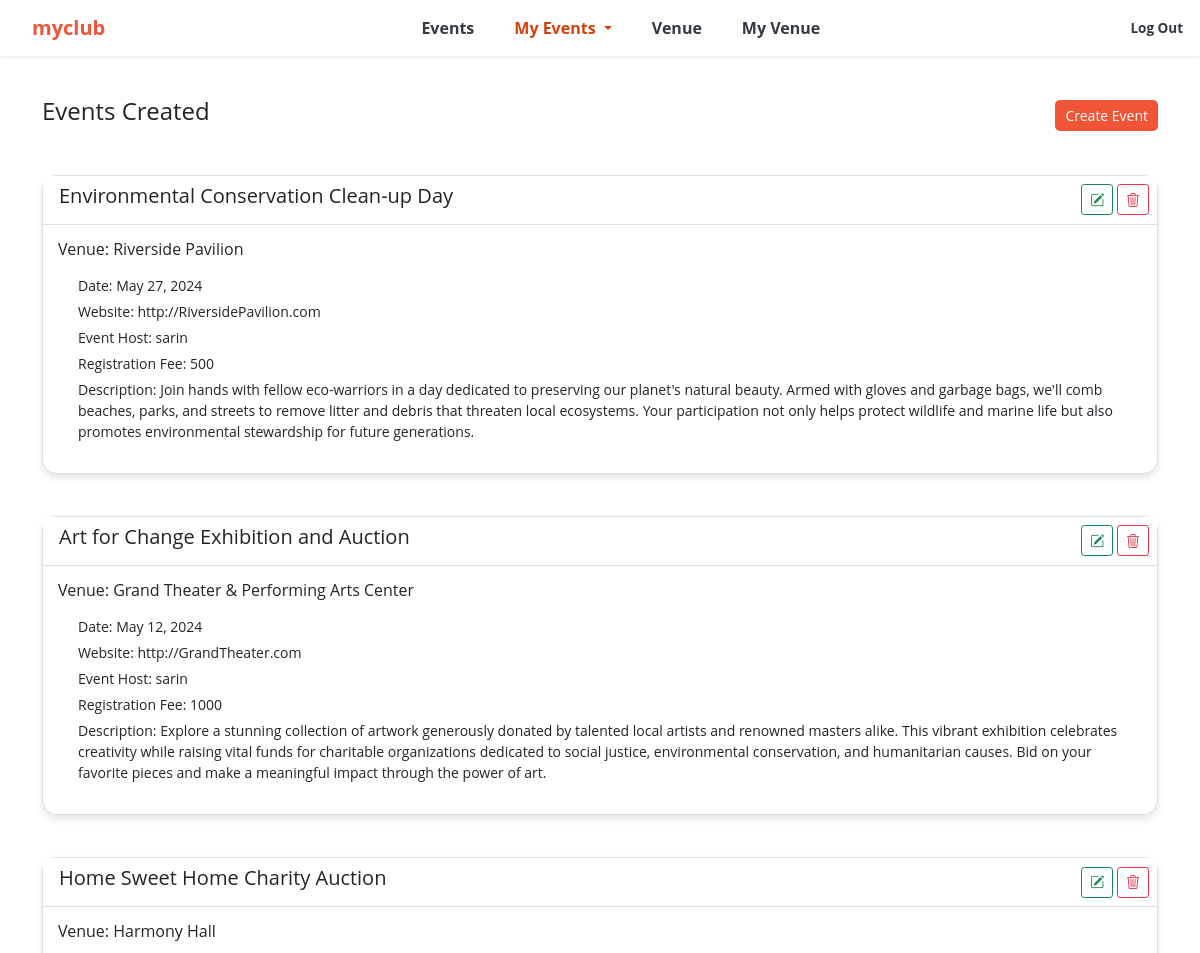
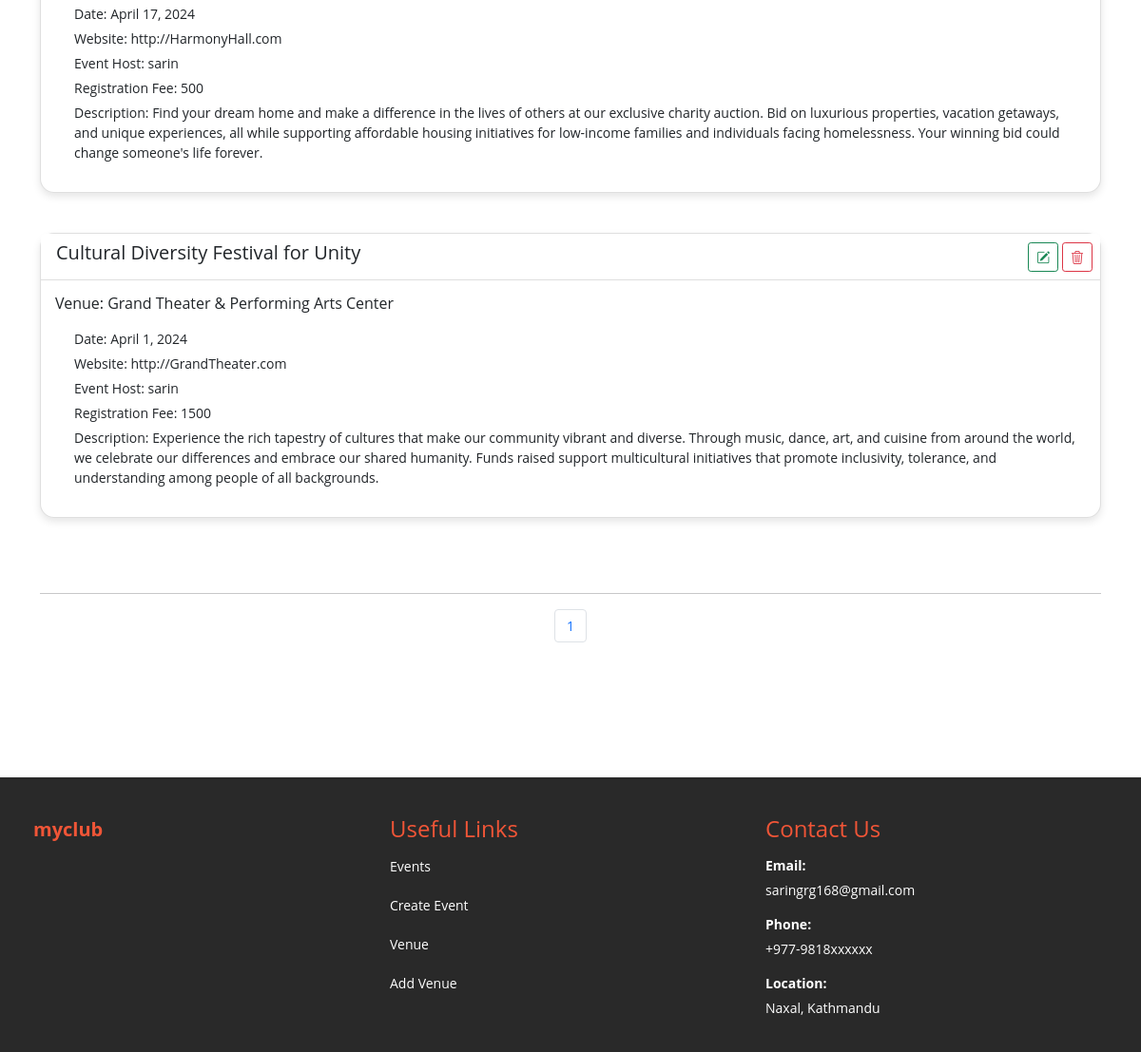
/my_events (signed in), run on an earlier commit of the app's database (2 pictures, top to bottom).
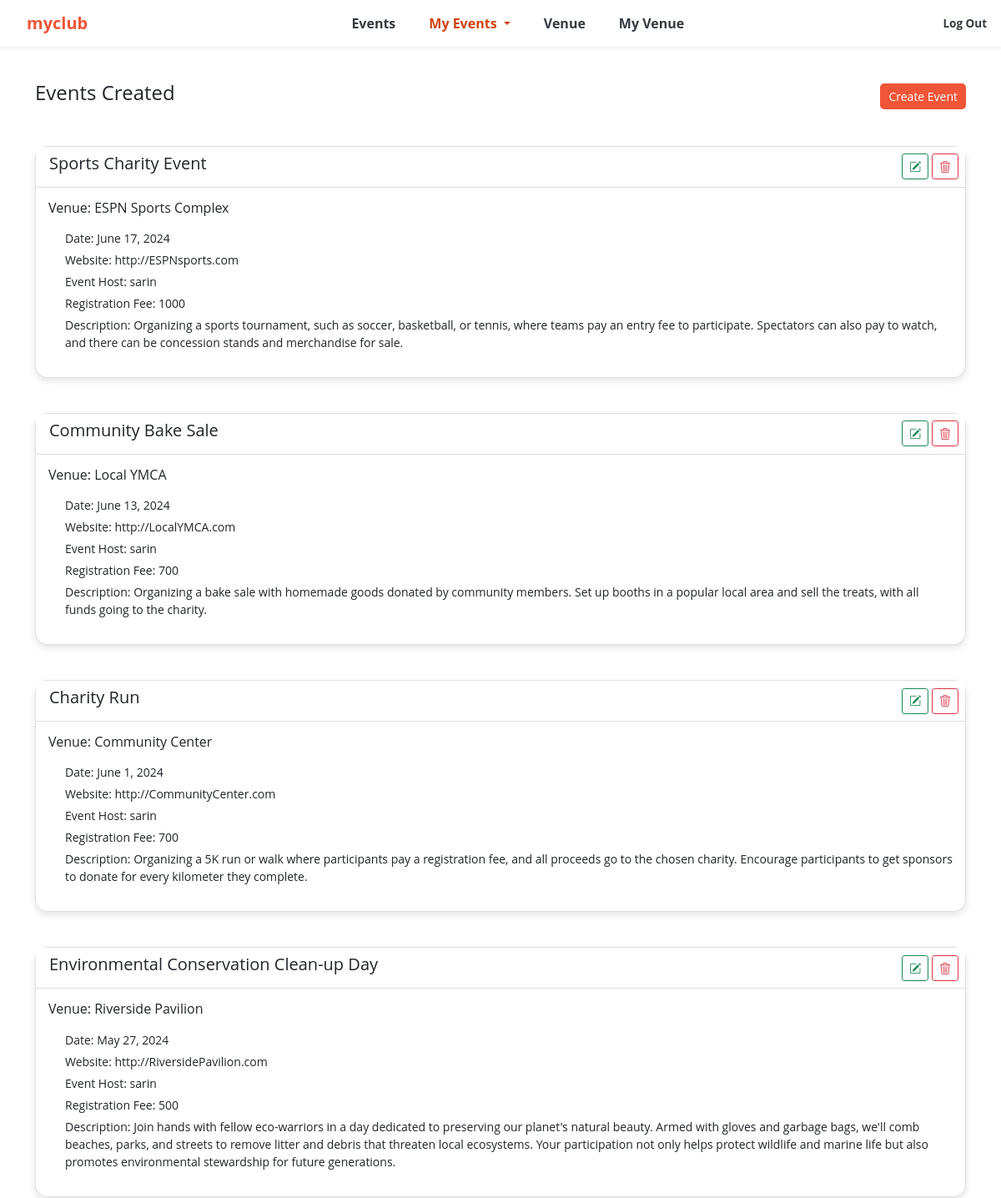
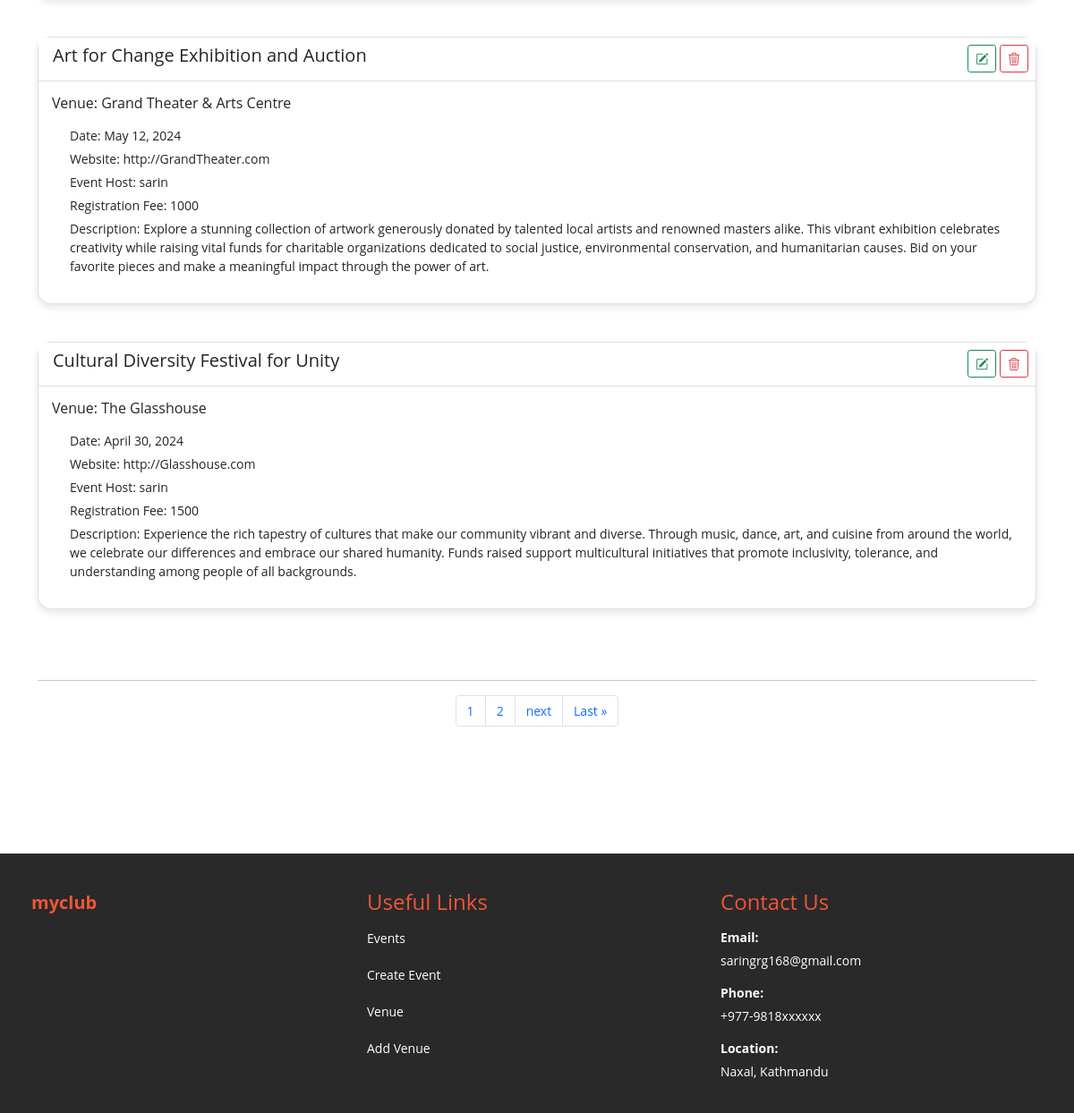
And on a later commit of the database (2 pictures, top to bottom).
### events/models.py (models this page shows, shortened)
class Event(models.Model):
	name = models.CharField('Event Name', max_length=120)
	event_date = models.DateField('Event Date', blank=False)
	venue = models.ForeignKey(Venue, blank=True, null=True, on_delete=models.CASCADE)
	manager = models.ForeignKey(User, blank=True, null=True, on_delete=models.SET_NULL)
	description = models.TextField(blank=False)
	registration_fee = models.IntegerField('Registration Fee', blank=False)
	def __str__(self):
		return self.name
	class Meta:
		ordering = ['-event_date']

class Venue(models.Model):
	name = models.CharField('Venue Name', max_length=120)
	address = models.CharField(max_length=300)
	zip_code = models.CharField('Zip Code', max_length=15)
	phone_regex = RegexValidator(regex=r'^\d{10}$', message="Phone number must be exactly 10 digits.")
	phone = models.CharField('Contact Phone', max_length=10, validators=[phone_regex])
	web = models.URLField('Website Address', blank=False)
	email_address = models.EmailField('Email Address', blank=False)
	owner = models.IntegerField("Venue Owner", blank=False, default=1)
	venue_description = models.TextField(blank=False)
	venue_image = models.ImageField(null=True, blank=True, upload_to="images/")
	capacity = models.IntegerField("Capacity", blank=False)
	make_public = models.BooleanField("Make Public", default=False)
	def __str__(self):
		return self.name
	class Meta:
		ordering = ['name']

### events/views.py (the view)
# urls.py: path('my_events', views.my_events, name='my_events'),
def my_events(request):
	event_list = Event.objects.filter(manager=request.user).order_by('-event_date')
	p = Paginator(event_list, 6)
	page = request.GET.get('page')
	events = p.get_page(page)
	nums = "a" * events.paginator.num_pages
	return render(request, 'events/my_events.html',
		{'event_list': event_list, 'events': events, 'nums':nums})

### events/templates/events/my_events.html (shortened to what this page needs)
{% extends 'events/base.html' %}
{% block content %}
    <nav class="custom-nav">
        <div>
            <h4>Events Created</h4>
        </div>
        <div>
            <a class="d-flex" href="{% url 'add-event' %}" style="text-decoration: none;">
                <button class="btn btn-sm btn-custom">Create Event</button>
            </a>
        </div>
    </nav>
    <br>
    {% if not events %}
        <p>You haven't created any events. Create your event to see it listed here.</p>
    {% else %}
        {% for event in events %}
            <div class="card custom-card">
                <div class="card-header custom-card-header d-flex justify-content-between align-items-center">
                    <h5 class="custom-card-title">{{ event }}</h5>
                    <div>
                        <a href="{% url 'update-event' event.id %}" class="btn btn-outline-success btn-sm"><i class="bi bi-pencil-square"></i></a>
                        <a href="{% url 'delete-event' event.id %}" class="btn btn-outline-danger btn-sm me-2"><i class="bi bi-trash3"></i></a>
                    </div>
                </div>
                <div class="card-body custom-card-body">
                    <h6 class="card-title">Venue: {{ event.venue }}</h6>
                    <p class="card-text">
                        <ul class="list-unstyled custom-list">
                            {% if event.event_date %}
                                <li>Date: {{ event.event_date }}</li>
                            {% endif %}
                            {% if event.venue.web %}
                                <li>Website: {{ event.venue.web }}</li>
                            {% endif %}
                            {% if event.manager %}
                                <li>Event Host: {{ event.manager }}</li>
                            {% endif %}
                            {% if event.registration_fee %}
                                <li>Registration Fee: {{ event.registration_fee }}</li>
                            {% endif %}
                            {% if event.description %}
                                <li>Description: {{ event.description }}</li>
                            {% endif %}
                        </ul>
                    </p>
                </div>
            </div>
            <br><br>
        {% endfor %}
    {% endif %}
    <br>
    <hr>
    <nav aria-label="Page navigation example">
        <ul class="pagination justify-content-center">
            {% for i in nums %}
                <li class="page-item">
                    <a class="page-link" href="?page={{ forloop.counter }}">{{ forloop.counter }}</a>
                </li>
            {% endfor %}
            {% if events.has_next %}
                <li class="page-item">
                    <a class="page-link" href="?page={{ events.next_page_number }}">next</a>
                </li>
                <li class="page-item">
                    <a class="page-link" href="?page={{ events.paginator.num_pages }}">Last &raquo</a>
                </li>
            {% endif %}
        </ul>
    </nav>
{% endblock %}

### events/templates/events/base.html (shortened to what this page needs)
<!doctype html>
<html lang="en">
  <head>
    <link rel="stylesheet" href="https://cdn.jsdelivr.net/npm/bootstrap-icons@1.11.3/font/bootstrap-icons.min.css">
    <link href="https://cdn.jsdelivr.net/npm/bootstrap@5.0.2/dist/css/bootstrap.min.css" rel="stylesheet">
  </head>
  <body>
  	{% include 'events/navbar.html' %}
  	<br>
    <div class="container">
    	{% block content %}
  	  {% endblock %}
    </div>
    <br><br><br><br><br><br>
    {% include 'events/footer.html' %}
  </body>
</html>

### events/templates/events/navbar.html (shortened to what this page needs)
<nav class="navbar navbar-expand-lg navbar-light bg-white sticky-top text-center shadow-sm">
  <div class="container-fluid">
    <a class="navbar-brand" href="{% url 'home' %}">myclub</a>
    <div class="collapse navbar-collapse" id="navbarSupportedContent">
      <ul class="navbar-nav mx-auto mb-2 mb-lg-0">
        {% if user.is_authenticated %}
          <li class="nav-item">
            <a class="nav-link {% if request.resolver_match.url_name == 'list-events' %}active{% endif %}" href="{% url 'list-events' %}">Events</a>
          </li>
          <li class="nav-item dropdown">
              <a class="nav-link dropdown-toggle {% if request.resolver_match.url_name == 'my_events' or request.resolver_match.url_name == 'joined_events_list' %}active{% endif %}" href="#" id="myEventsDropdown" role="button" data-bs-toggle="dropdown" aria-expanded="false">
                  My Events
              </a>
          </li>
        {% else %}
          <li class="nav-item">
            <a class="nav-link {% if request.resolver_match.url_name == 'list-events' %}active{% endif %}" href="{% url 'list-events' %}">Events</a>
          </li>
        {% endif %}
        {% if user.is_authenticated %}
          <li class="nav-item">
            <a class="nav-link {% if request.resolver_match.url_name == 'list-venues' %}active{% endif %}" href="{% url 'list-venues' %}">Venue</a>
          </li>
          <li class="nav-item">
            <a class="nav-link {% if request.resolver_match.url_name == 'my_venues' %}active{% endif %}" href="{% url 'my_venues' %}">My Venue</a>
          </li>
        {% else %}
          <li class="nav-item">
            <a class="nav-link {% if request.resolver_match.url_name == 'list-venues' %}active{% endif %}" href="{% url 'list-venues' %}">Venue</a>
          </li>
        {% endif %}
      </ul>
    </div>
    <div class="ms-auto">
      <ul class="navbar-nav">
        {% if user.is_authenticated %}
          <li class="nav-item">
            <a class="custom-link custom-pad" href="{% url 'logout' %}"><b>Log Out</b></a>
          </li>
        {% endif %}
      </ul>
    </div>
  </div>
</nav>

### events/templates/events/footer.html (shortened to what this page needs)
<footer>
    <div class="footer-brand">
        <a class="navbar-brand" href="{% url 'home' %}">myclub</a>
    </div>
    <div class="footer-links">
        <h4 class="footer-heading">Useful Links</h4>
        <ul class="footer-ul">
            <li class="footer-li"><a class="footer-a" href="{% url 'list-events' %}">Events</a></li>
            <li class="footer-li"><a class="footer-a" href="{% url 'add-event' %}">Create Event</a></li>
            <li class="footer-li"><a class="footer-a" href="{% url 'list-venues' %}">Venue</a></li>
            <li class="footer-li"><a class="footer-a" href="{% url 'add-venue' %}">Add Venue</a></li>
        </ul>
    </div>
    <div class="footer-contact">
        <h4 class="footer-heading extra-padding">Contact Us</h4>
        <ul class="footer-ul">
            <strong>Email:</strong> <br>
            <li class="footer-li">saringrg168@gmail.com</li>
            <strong>Phone:</strong> <br>
            <li class="footer-li">+977-9818xxxxxx</li>
            <strong>Location:</strong> <br>
            <li class="footer-li">Naxal, Kathmandu</li>
        </ul>
    </div>
</footer>

### events/templates/events/base.html (style rules this page uses)
body { font-size: 14px; font-weight: 400; font-family: "Open Sans", sans-serif; background: #FFFFFF; }
.custom-nav { display: flex; justify-content: space-between; align-items: center; padding-top: 20px; padding-bottom: 20px; background-color: #FFFFFF; }
.d-flex { padding-right: 0px; }
.btn-custom { font-size: 14px; color: #FFFFFF; background-color: #f05537; cursor: pointer; padding: 5px 10px; text-decoration: none; border: none; border-radius: 5px; }
* { scrollbar-width: none; -ms-overflow-style: none; }

### events/templates/events/navbar.html (style rules this page uses)
:root { --bs-primary: #f05537; --bs-orange: #d1410c; }
.navbar-brand { padding-left: 20px; font-weight: bold; color: var(--bs-primary) !important; }
.navbar-nav .nav-item a.nav-link { font-size: 16px; font-weight: bold; color: #343a40; padding-left: 20px; padding-right: 20px; }
.custom-link { font-size: 13.5px; color: #343a40; text-decoration: none; }
.custom-pad { padding-right: 5px; padding-left: 10px; }
.nav-link.active { color: var(--bs-orange) !important; }

### events/templates/events/my_events.html (style rules this page uses)
.custom-card { border-radius: 15px; box-shadow: 0 4px 8px rgba(0, 0, 0, 0.1); transition: transform 0.2s, box-shadow 0.2s; }
.custom-card-header { background-color: white; border-top-left-radius: 15px; border-top-right-radius: 15px; }
.custom-card-body { padding: 15px; }
.custom-card-title { font-size: 1.25rem; margin-bottom: 0.5rem; }
.custom-list { padding-left: 20px; }
.custom-list li { margin-bottom: 5px; }

### events/templates/events/footer.html (style rules this page uses)
footer { display: flex; justify-content: space-between; background-color: #292929; padding-top: 40px; padding-bottom: 15px; }
.footer-brand { flex: 1; padding-left: 15px; color: white; }
.footer-links { flex: 1; color: white; }
.footer-contact { flex: 1; color: white; }
.footer-heading { color: #f05537; margin-bottom: 10px; }
.extra-padding { padding-bottom: 4px; }
.footer-ul { list-style: none; padding: 0; }
.footer-ul .footer-li { margin-bottom: 10px; padding: 5px 0; }
.footer-ul .footer-li .footer-a { text-decoration: none; color: white; }

What changed in the data, as far as the page shows it:
no longer on this page (row edited): Event: name "Home Sweet Home Charity Auction", venue "Harmony Hall", event_date "April 17, 2024", venue.web "http://HarmonyHall.com", manager "sarin", registration_fee "500", description "Find your dream home and make a difference in the lives of others at our exclusive charity auction. Bid on luxurious properties, vacation getaways, and unique experiences, all while supporting affordable housing initiatives for low-income families and individuals facing homelessness. Your winning bid could change someone's life forever."
added Event: name "Sports Charity Event", venue "ESPN Sports Complex", event_date "June 17, 2024", venue.web "http://ESPNsports.com", manager "sarin", registration_fee "1000", description "Organizing a sports tournament, such as soccer, basketball, or tennis, where teams pay an entry fee to participate. Spectators can also pay to watch, and there can be concession stands and merchandise for sale."
added Event: name "Community Bake Sale", venue "Local YMCA", event_date "June 13, 2024", venue.web "http://LocalYMCA.com", manager "sarin", registration_fee "700", description "Organizing a bake sale with homemade goods donated by community members. Set up booths in a popular local area and sell the treats, with all funds going to the charity."
added Event: name "Charity Run", venue "Community Center", event_date "June 1, 2024", venue.web "http://CommunityCenter.com", manager "sarin", registration_fee "700", description "Organizing a 5K run or walk where participants pay a registration fee, and all proceeds go to the chosen charity. Encourage participants to get sponsors to donate for every kilometer they complete."
changed through a linked row, Event "Art for Change Exhibition and Auction": venue "Grand Theater & Performing Arts Center" → "Grand Theater & Arts Centre"
changed Event "Cultural Diversity Festival for Unity": venue "Grand Theater & Performing Arts Center" → "The Glasshouse"; event_date "April 1, 2024" → "April 30, 2024"; venue.web "http://GrandTheater.com" → "http://Glasshouse.com"
Also different on the page:
new list line: "2"
text now shown: "next Last »"
